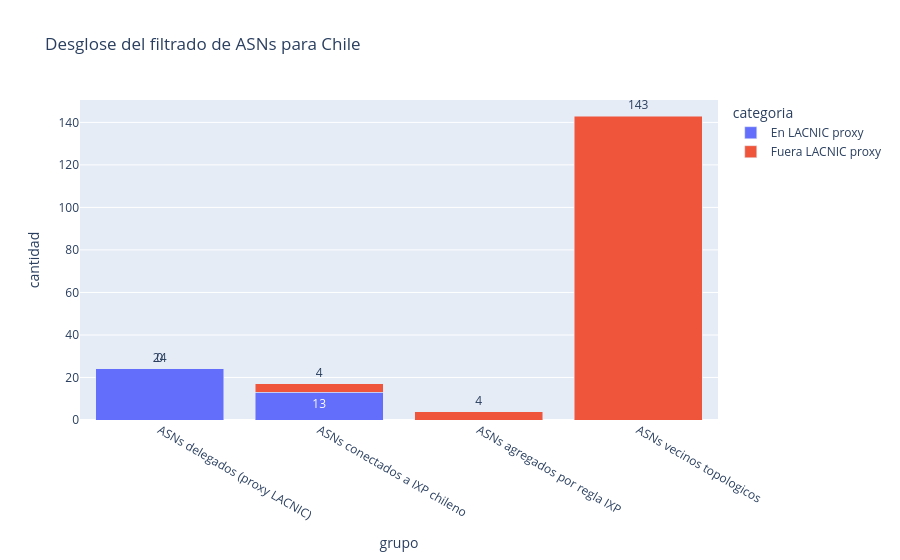

The code cell stored with this chart in its notebook:
### Markdown cell above
## Slide 1: Filtro Chile (LACNIC / IXP / vecinos)

### Code cell
ixp_chile_asns = set(
    merged_nodes.loc[
        (merged_nodes['asn'].isin(asns_seed_ampliado)) & (merged_nodes['ix_count'].fillna(0) > 0),
        'asn'
    ].astype(int)
)
agregados_por_ixp = ixp_chile_asns - asns_lacnic_proxy

id2asn = dict(zip(merged_nodes['node_id'], merged_nodes['asn']))
neighbors = set()
for s, d in merged_edges[['src_id', 'dst_id']].itertuples(index=False):
    a = int(id2asn[s]); b = int(id2asn[d])
    if a in asns_seed_ampliado and b not in asns_seed_ampliado:
        neighbors.add(b)
    if b in asns_seed_ampliado and a not in asns_seed_ampliado:
        neighbors.add(a)

groups = [
    ('ASNs delegados (proxy LACNIC)', asns_lacnic_proxy),
    ('ASNs conectados a IXP chileno', ixp_chile_asns),
    ('ASNs agregados por regla IXP', agregados_por_ixp),
    ('ASNs vecinos topologicos', neighbors),
]
rows = []
for gname, gset in groups:
    rows.append({'grupo': gname, 'categoria': 'En LACNIC proxy', 'cantidad': len(gset & asns_lacnic_proxy)})
    rows.append({'grupo': gname, 'categoria': 'Fuera LACNIC proxy', 'cantidad': len(gset - asns_lacnic_proxy)})

filtro_df = pd.DataFrame(rows)
fig = px.bar(filtro_df, x='grupo', y='cantidad', color='categoria', barmode='stack', text='cantidad',
             title='Desglose del filtrado de ASNs para Chile')
fig.update_layout(colorway=['#2ca02c', '#ff7f0e'])
fig.update_traces(textposition='outside')
fig.show()

### Figure 1 — Plotly figure (JSON) as saved in the notebook; plotly's stock layout.template omitted (floating-point values rounded to 4 significant figures)
{"data": [{"hovertemplate": "categoria=En LACNIC proxy<br>grupo=%{x}<br>cantidad=%{text}<extra></extra>", "legendgroup": "En LACNIC proxy", "marker": {"color": "#636efa", "pattern": {"shape": ""}}, "name": "En LACNIC proxy", "orientation": "v", "showlegend": true, "text": [24.0, 13.0, 0.0, 0.0], "textposition": "outside", "type": "bar", "x": ["ASNs delegados (proxy LACNIC)", "ASNs conectados a IXP chileno", "ASNs agregados por regla IXP", "ASNs vecinos topologicos"], "xaxis": "x", "y": [24, 13, 0, 0], "yaxis": "y"}, {"hovertemplate": "categoria=Fuera LACNIC proxy<br>grupo=%{x}<br>cantidad=%{text}<extra></extra>", "legendgroup": "Fuera LACNIC proxy", "marker": {"color": "#EF553B", "pattern": {"shape": ""}}, "name": "Fuera LACNIC proxy", "orientation": "v", "showlegend": true, "text": [0.0, 4.0, 4.0, 143.0], "textposition": "outside", "type": "bar", "x": ["ASNs delegados (proxy LACNIC)", "ASNs conectados a IXP chileno", "ASNs agregados por regla IXP", "ASNs vecinos topologicos"], "xaxis": "x", "y": [0, 4, 4, 143], "yaxis": "y"}], "layout": {"barmode": "stack", "colorway": ["#2ca02c", "#ff7f0e"], "legend": {"title": {"text": "categoria"}, "tracegroupgap": 0}, "title": {"text": "Desglose del filtrado de ASNs para Chile"}, "xaxis": {"anchor": "y", "domain": [0.0, 1.0], "title": {"text": "grupo"}}, "yaxis": {"anchor": "x", "domain": [0.0, 1.0], "title": {"text": "cantidad"}}}}
